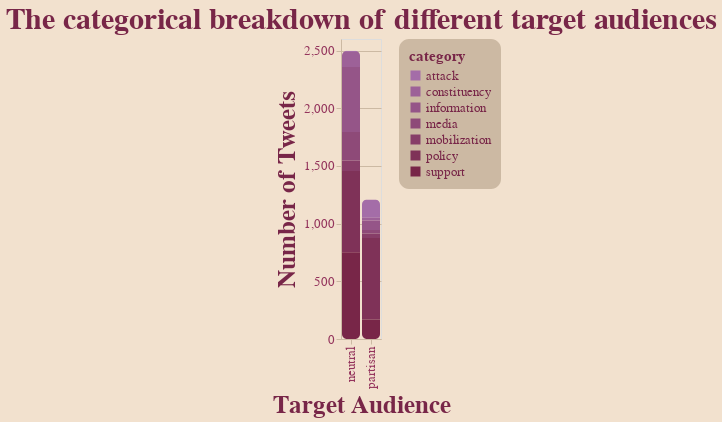

The notebook cell saved with this chart:
### Markdown cell above
### **LET THE CONFUSION BEGIN!**

When I started to look for ways to present this data in a misleading ways, I thought it would be fun to first identify actual patterns that exist, and then attempt to convice viewers of my visualization, the exact opposite.

This brought me to my first graph, which simply, and accuratley displayed the reltionship between target demographic and the category of the tweet. The graph type that I used also enables the comparrison of these categories between eachother, as well as the difference in total number of tweets in each target audience. Although this is a lot of information, with clear labels I think this is an effective graph that properly demonstrates an array of interesting realtionships.

**But that is not what we are here for.**

### Code cell
unequal = chart.mark_bar().encode (
    alt.X( "bias-trun", title="Target Audience" ),
    alt.Y( "value", title="Number of Tweets" ),
    alt.Color( "category")
).properties(
    title="The categorical breakdown of different target audiences"
)


apply_all(unequal, pallet)

### Figure 1 — Vega-Lite specification as saved in the notebook (floating-point values rounded to 4 significant figures)
{"config": {"view": {"continuousWidth": 400, "continuousHeight": 300}, "axis": {"domainColor": "#CCB9A3", "gridColor": "#CCB9A3", "labelColor": "#94345C", "labelFontSize": 13, "tickColor": "#CCB9A3", "titleColor": "#782648", "titleFontSize": 25}, "background": "#F2E1CE", "bar": {"cornerRadius": 5}, "font": "DINCondensed-Bold", "legend": {"cornerRadius": 10, "fillColor": "#CCB9A3", "labelColor": "#782648", "labelFontSize": 13, "padding": 10, "titleColor": "#782648", "titleFontSize": 15}, "range": {"category": ["#A46DA8", "#9D6198", "#955588", "#8E4A78", "#873E68", "#7F3258", "#782648"]}, "title": {"color": "#782648", "fontSize": 30}}, "data": {"name": "data-b18f56463b49e574ace535444f5bfcab"}, "mark": "bar", "encoding": {"color": {"field": "category", "type": "nominal"}, "x": {"field": "bias-trun", "title": "Target Audience", "type": "nominal"}, "y": {"field": "value", "title": "Number of Tweets", "type": "quantitative"}}, "title": "The categorical breakdown of different target audiences", "$schema": "https://vega.github.io/schema/vega-lite/v4.17.0.json", "datasets": {"data-b18f56463b49e574ace535444f5bfcab": [{"bias-trun": "partisan", "category": "policy", "value": 706, "perc": 58.35, "invert": 0.001416, "invert-perc": 1.105, "Unnamed: 6": null, "Unnamed: 7": null, "Unnamed: 8": null, "Unnamed: 9": null}, {"bias-trun": "partisan", "category": "attack", "value": 160, "perc": 13.22, "invert": 0.00625, "invert-perc": 4.875, "Unnamed: 6": null, "Unnamed: 7": null, "Unnamed: 8": null, "Unnamed: 9": null}, {"bias-trun": "partisan", "category": "information", "value": 82, "perc": 6.777, "invert": 0.0122, "invert-perc": 9.513, "Unnamed: 6": null, "Unnamed: 7": null, "Unnamed: 8": "total=", "Unnamed: 9": 5000.0}, {"bias-trun": "partisan", "category": "mobilization", "value": 39, "perc": 3.223, "invert": 0.02564, "invert-perc": 20.0, "Unnamed: 6": null, "Unnamed: 7": null, "Unnamed: 8": "partisan total=", "Unnamed: 9": 1210.0}, {"bias-trun": "partisan", "category": "support", "value": 170, "perc": 14.05, "invert": 0.005882, "invert-perc": 4.589, "Unnamed: 6": null, "Unnamed: 7": null, "Unnamed: 8": "neutral total=", "Unnamed: 9": 2499.0}, {"bias-trun": "partisan", "category": "constituency", "value": 23, "perc": 1.901, "invert": 0.04348, "invert-perc": 33.92, "Unnamed: 6": null, "Unnamed: 7": null, "Unnamed: 8": null, "Unnamed: 9": null}, {"bias-trun": "partisan", "category": "media", "value": 30, "perc": 2.479, "invert": 0.03333, "invert-perc": 26.0, "Unnamed: 6": null, "Unnamed: 7": null, "Unnamed: 8": "total-inv", "Unnamed: 9": 0.239}, {"bias-trun": "neutral", "category": "policy", "value": 705, "perc": 28.21, "invert": 0.001418, "invert-perc": 1.281, "Unnamed: 6": null, "Unnamed: 7": null, "Unnamed: 8": "partisan inv", "Unnamed: 9": 0.1282}, {"bias-trun": "neutral", "category": "attack", "value": 12, "perc": 0.4802, "invert": 0.08333, "invert-perc": 75.23, "Unnamed: 6": null, "Unnamed: 7": null, "Unnamed: 8": "neutral inv", "Unnamed: 9": 0.1108}, {"bias-trun": "neutral", "category": "information", "value": 565, "perc": 22.61, "invert": 0.00177, "invert-perc": 1.598, "Unnamed: 6": null, "Unnamed: 7": null, "Unnamed: 8": null, "Unnamed: 9": null}, {"bias-trun": "neutral", "category": "mobilization", "value": 90, "perc": 3.601, "invert": 0.01111, "invert-perc": 10.03, "Unnamed: 6": null, "Unnamed: 7": null, "Unnamed: 8": null, "Unnamed: 9": null}, {"bias-trun": "neutral", "category": "support", "value": 751, "perc": 30.05, "invert": 0.001332, "invert-perc": 1.202, "Unnamed: 6": null, "Unnamed: 7": null, "Unnamed: 8": null, "Unnamed: 9": null}, {"bias-trun": "neutral", "category": "constituency", "value": 129, "perc": 5.162, "invert": 0.007752, "invert-perc": 6.999, "Unnamed: 6": null, "Unnamed: 7": null, "Unnamed: 8": null, "Unnamed: 9": null}, {"bias-trun": "neutral", "category": "media", "value": 247, "perc": 9.884, "invert": 0.004049, "invert-perc": 3.655, "Unnamed: 6": null, "Unnamed: 7": null, "Unnamed: 8": null, "Unnamed: 9": null}]}}
